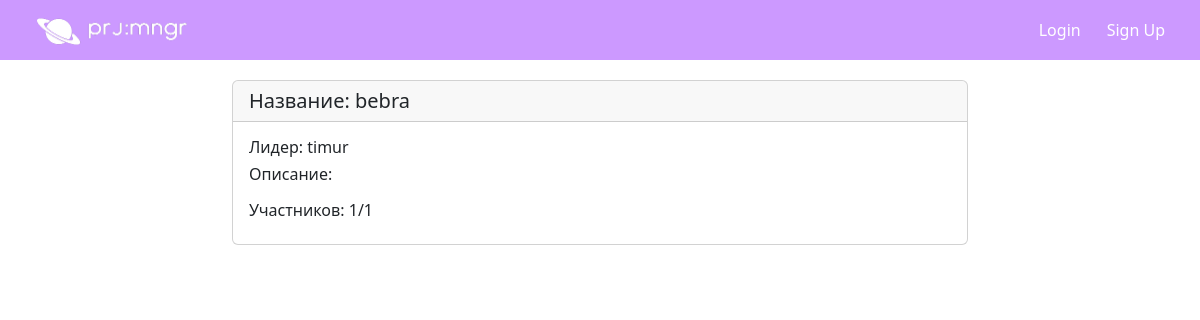
/home, run on an earlier commit of the app's database.
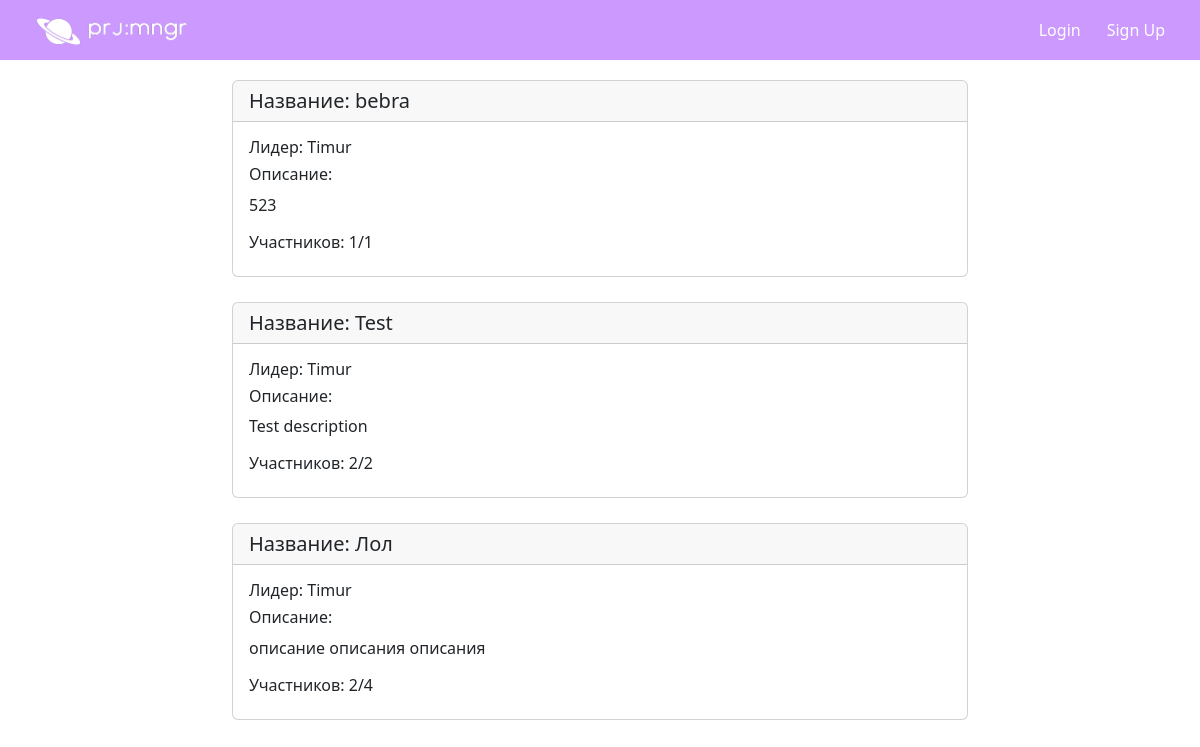
And on a later commit of the database.
### data/projects.py (models this page shows, shortened)
class Project(SqlAlchemyBase):
    __tablename__ = "projects"
    id = sqlalchemy.Column(sqlalchemy.Integer,
                           primary_key=True, autoincrement=True)
    name = sqlalchemy.Column(sqlalchemy.String, nullable=True)
    max_members = sqlalchemy.Column(sqlalchemy.Integer, default=1)
    description = sqlalchemy.Column(sqlalchemy.Text(200), default="", nullable=True)
    leader = orm.relationship("User", lazy="subquery")
    leader_id = sqlalchemy.Column(sqlalchemy.Integer, sqlalchemy.ForeignKey("users.id", ondelete="CASCADE"))

### data/users.py (models this page shows, shortened)
class User(SqlAlchemyBase, UserMixin, SerializerMixin):
    __tablename__ = 'users'
    id = sqlalchemy.Column(sqlalchemy.Integer,
                           primary_key=True, autoincrement=True)
    name = sqlalchemy.Column(sqlalchemy.String, nullable=True)
    email = sqlalchemy.Column(sqlalchemy.String,
                              index=True, unique=True, nullable=True)
    admin = sqlalchemy.Column(sqlalchemy.Boolean, default=False)
    hashed_password = sqlalchemy.Column(sqlalchemy.String, nullable=True)
    created_date = sqlalchemy.Column(sqlalchemy.DateTime,
                                     default=datetime.datetime.now)
    projects = orm.relationship("Project", secondary=user_project, backref="members", lazy="subquery")
    about = sqlalchemy.Column(sqlalchemy.Text(140), nullable=True)

### website/views.py (the view)
@views.route("/")
@views.route("/home")
def home():
    db_sess = db_session.create_session()
    projects = db_sess.query(Project).all()
    return render_template("home.html", title='Менеджер проектов', projects=projects, user=current_user)

### data/db_session.py (called while the page is built)
def create_session() -> Session:
    global __factory
    return __factory()

### templates/home.html (shortened to what this page needs)
{% extends "base.html" %}
{% from "components/project_card.html" import project_card %}
{% block content %}
    {% if projects %}
    {% for prj in projects %}
    <div class="row" style="margin-bottom: 20px;">
        <div class="col-sm-8 mx-auto">
            {{project_card(prj)}}
        </div>
    </div>
    {% endfor %}
    {% else %}
    <div class="row">
        <h5 class="text-muted" style="text-align: center">На площадке пока что нет ни одного проекта, будьте первыми</h5>
    </div>
    {% endif %}
{% endblock %}

### templates/base.html (shortened to what this page needs)
{% from "components/toast.html" import toast %}
{% from "components/user_avatar.html" import user_avatar %}
<!DOCTYPE html>
<html lang="en">
<head>
    <link href="https://cdn.jsdelivr.net/npm/bootstrap@5.3.0-alpha1/dist/css/bootstrap.min.css" rel="stylesheet">
    <link rel="stylesheet" type="text/css" href="{{ url_for('static', filename='css/style.css')}}" />
    <link rel="stylesheet" href="https://cdn.jsdelivr.net/npm/bootstrap-icons@1.10.3/font/bootstrap-icons.css">
</head>
<body>
    <nav class="navbar navbar-expand-lg navbar-light" style="z-index: 11;">
        <div class="container-fluid">
          <a class="navbar-brand" id="site_logo" href="{{url_for('views.home')}}"><img src="{{url_for('static', filename='img/site_logo.png')}}" style="width: 150px; height: 27px;"alt="logo"></a>
          <div class="collapse navbar-collapse flex-grow-1" id="my_navbar">
            <div class="navbar-nav ms-auto flex-nowrap text-end">
              {% if user.is_authenticated %}
                <a class="nav-item nav-link menu-item" href="{{url_for('views.create_project')}}">Создать проект</a>
                <div class="dropdown">
                  <a class="nav-item nav-link" role="button" id="dropdownMenuLink" data-bs-toggle="dropdown" aria-expanded="false"><div class="d-flex align-items-center justify-content-end">
                    <div>{{user.name}}</div>
                    <div>⠀</div>
                    <div>{{user_avatar(user.id, 25)}}</div>
                  </div></a>
                  <ul class="dropdown-menu dropdown-menu-end" aria-labelledby="dropdownMenuLink">
                    <li><a class="dropdown-item" href=""><i class="bi bi-person-circle"></i> Профиль</a></li>
                    <li><a class="dropdown-item" href="{{url_for('views.my_projects')}}">Мои проекты</a></li>
                    <li><hr class="dropdown-divider"></li>
                    <li><a class="dropdown-item" href="{{url_for('auth.logout')}}"><i class="bi bi-box-arrow-right"></i> Выйти</a></li>
                  </ul>
                </div>
              {% else %}
                <a class="nav-item nav-link menu-item" href="{{url_for('auth.login')}}">Login</a>
                <a class="nav-item nav-link menu-item" href="{{url_for('auth.sign_up')}}">Sign Up</a>
              {% endif %}
            </div>
          </div>
        </div>
      </nav>
      <div class="container" style="margin-top: 20px;">{% block content %} {% endblock %}</div>
</body>
</html>

### templates/components/project_card.html
{% macro project_card(project) %}
<div class="card">
    <h5 class="card-header">Название: {{project.name}}</h5>
    <div class="card-body">
      <h6 class="card-title">Лидер: {{project.leader.name}}</h6>
      <h6 class="card-title">Описание:</h6>
      <p class="card-text">{{project.description}}</p>
      <h6 class="card-title">Участников: {{project.members|length}}/{{project.max_members}}</h6>
    </div>
  </div>
{% endmacro %}

### static/css/style.css (style rules this page uses)
.navbar { background-color: #CC99FF; padding: 10px; position: sticky; top: 0; width: 100%; color: white; display: flex; margin-bottom: 10px; }
#my_navbar .nav-item { color: white; }
#my_navbar .nav-item { margin: 0 5px; padding: 8px 8px; display: flex; justify-content: center; align-content: center; flex-direction: column; border-radius: 10px; transition: all 0.3s; }
#site_logo { margin-left: 10px; padding: 5px; border-radius: 10px; transition: all 0.3s; }

What changed in the data, as far as the page shows it:
no longer on this page (row unchanged): User: leader.name "timur"
changed Project "bebra": description (not shown) → "523"
added User: leader.name "Timur"
added Project: name "Test", description "Test description", members|length "2", max_members "2"
added Project: name "Лол", description "описание описания описания", members|length "2", max_members "4"
